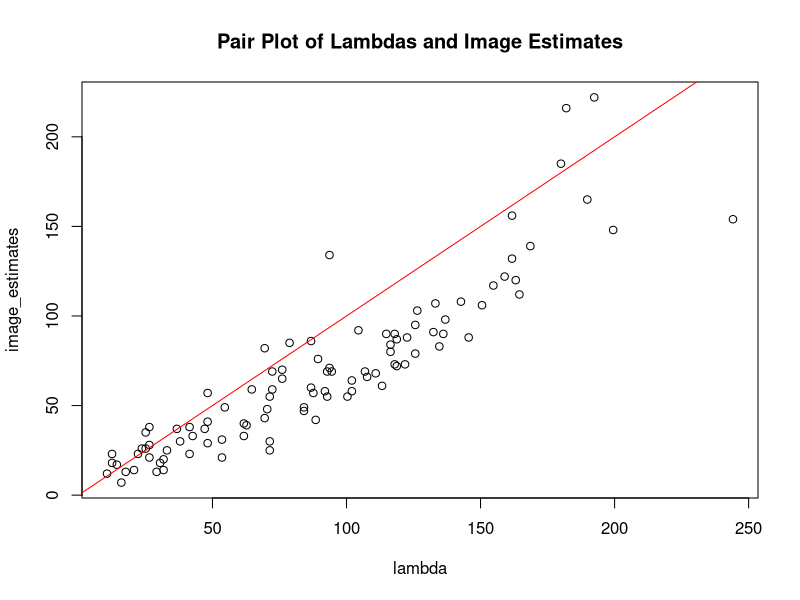
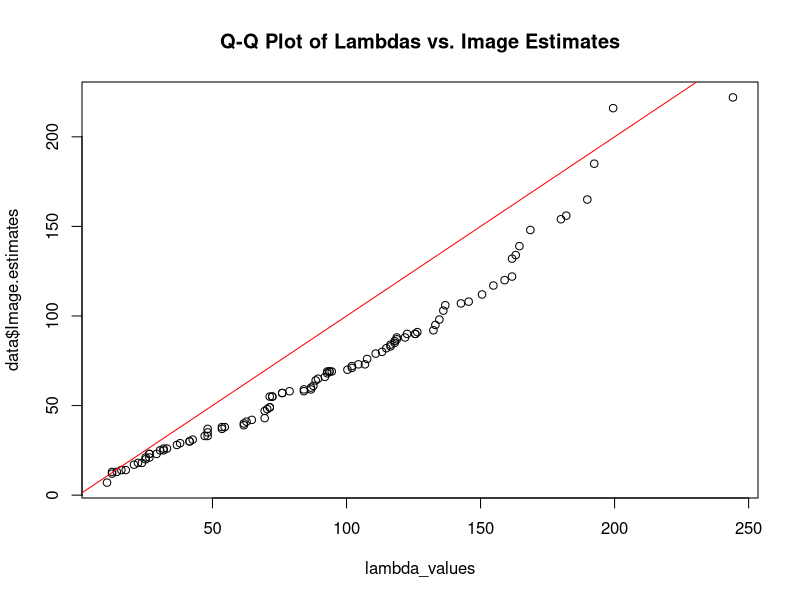

R code for these plots, in order:
# Load the required library
library(ggplot2)

# Load your spatial data CSV file
data <- read.csv("spatial_data.csv")
data$Exact.weed.counts
data$Image.estimates
# Use Parameters as estimated  previously 
gamma <- 3.90625

delta <- 0.725

# Calculate lambdas
lambda_values <- gamma * ((data$Exact.weed.counts )^delta)

#checking anout the classes of datset
class((data$Exact.weed.counts ))
class(delta)


# Create a data frame with lambda and image_estimates
lambda_data <- data.frame(lambda = lambda_values, image_estimates = data$Image.estimates)

# Create a pair plot
plot(lambda_data, main = "Pair Plot of Lambdas and Image Estimates")
abline(0, 1, col = "red")

# Calculate lambdas
lambda_values <- gamma * ((data$Exact.weed.counts)^delta)

# Create a Q-Q plot
qqplot(lambda_values, data$Image.estimates, main = "Q-Q Plot of Lambdas vs. Image Estimates")
abline(0, 1, col = "red")  # Add a reference line
